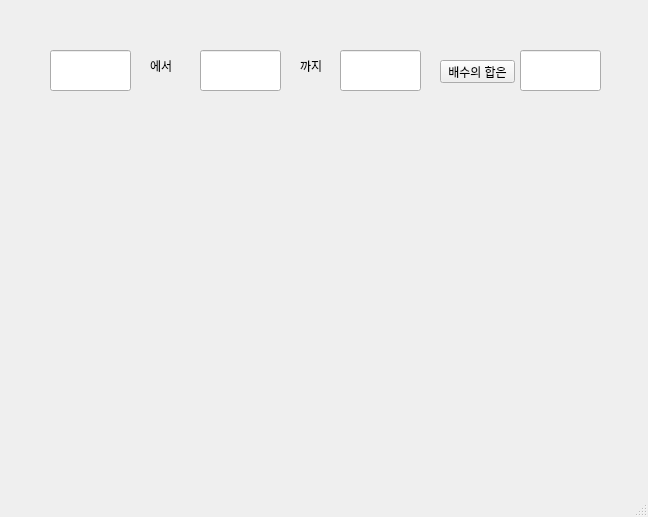
<?xml version="1.0" encoding="UTF-8"?>
<ui version="4.0">
 <class>MainWindow</class>
 <widget class="QMainWindow" name="MainWindow">
  <property name="geometry">
   <rect>
    <x>0</x>
    <y>0</y>
    <width>648</width>
    <height>517</height>
   </rect>
  </property>
  <property name="windowTitle">
   <string>MainWindow</string>
  </property>
  <widget class="QWidget" name="centralwidget">
   <widget class="QLineEdit" name="le1">
    <property name="geometry">
     <rect>
      <x>50</x>
      <y>50</y>
      <width>81</width>
      <height>41</height>
     </rect>
    </property>
   </widget>
   <widget class="QLineEdit" name="le4">
    <property name="geometry">
     <rect>
      <x>520</x>
      <y>50</y>
      <width>81</width>
      <height>41</height>
     </rect>
    </property>
   </widget>
   <widget class="QLineEdit" name="le3">
    <property name="geometry">
     <rect>
      <x>340</x>
      <y>50</y>
      <width>81</width>
      <height>41</height>
     </rect>
    </property>
   </widget>
   <widget class="QLineEdit" name="le2">
    <property name="geometry">
     <rect>
      <x>200</x>
      <y>50</y>
      <width>81</width>
      <height>41</height>
     </rect>
    </property>
   </widget>
   <widget class="QLabel" name="label">
    <property name="geometry">
     <rect>
      <x>150</x>
      <y>60</y>
      <width>56</width>
      <height>12</height>
     </rect>
    </property>
    <property name="text">
     <string>에서</string>
    </property>
   </widget>
   <widget class="QLabel" name="label_2">
    <property name="geometry">
     <rect>
      <x>300</x>
      <y>60</y>
      <width>56</width>
      <height>12</height>
     </rect>
    </property>
    <property name="text">
     <string>까지</string>
    </property>
   </widget>
   <widget class="QPushButton" name="pb">
    <property name="geometry">
     <rect>
      <x>440</x>
      <y>60</y>
      <width>75</width>
      <height>23</height>
     </rect>
    </property>
    <property name="text">
     <string>배수의 합은</string>
    </property>
   </widget>
  </widget>
  <widget class="QMenuBar" name="menubar">
   <property name="geometry">
    <rect>
     <x>0</x>
     <y>0</y>
     <width>648</width>
     <height>21</height>
    </rect>
   </property>
  </widget>
  <widget class="QStatusBar" name="statusbar"/>
 </widget>
 <resources/>
 <connections/>
</ui>
